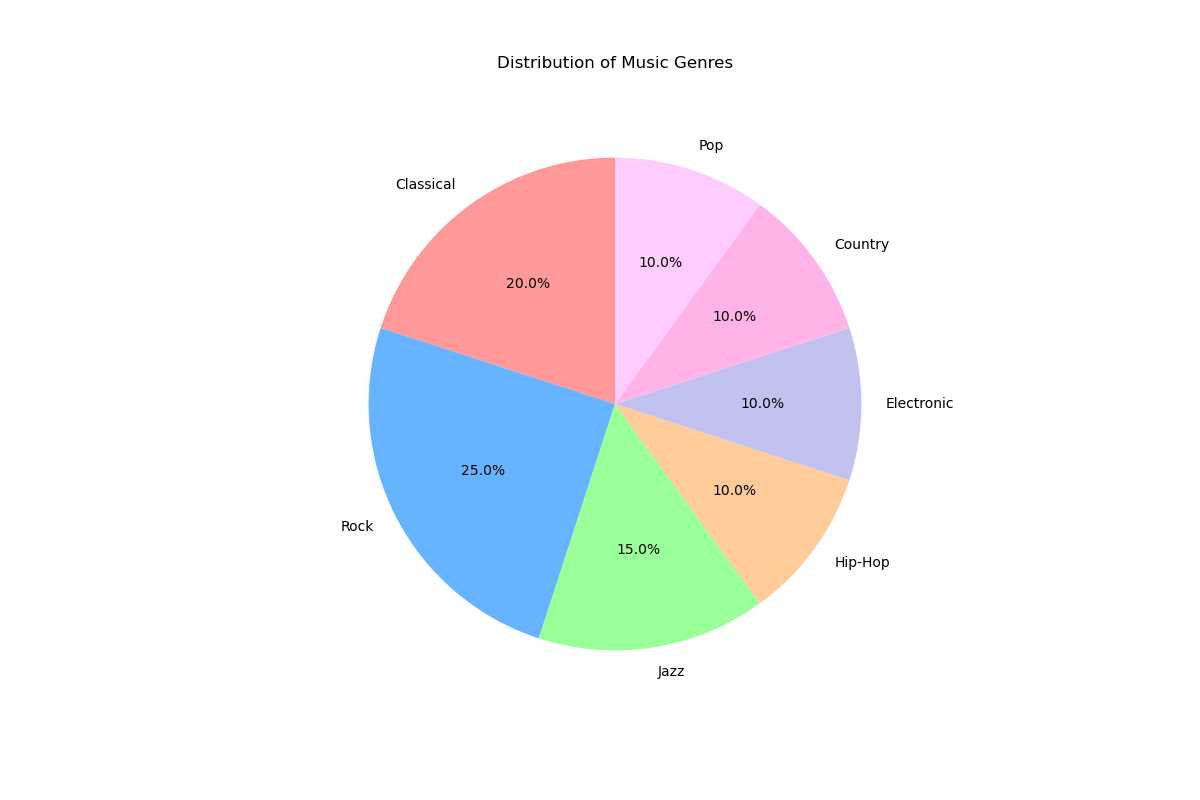

Write Python code to recreate this figure.

import matplotlib.pyplot as plt

categories = ['Classical', 'Rock', 'Jazz', 'Hip-Hop', 'Electronic', 'Country', 'Pop']
percentages = [20, 25, 15, 10, 10, 10, 10]
colors = ['#ff9999', '#66b3ff', '#99ff99', '#ffcc99', '#c2c2f0', '#ffb3e6', '#ffccff']

fig, ax = plt.subplots(figsize=(12, 8))
ax.pie(percentages, labels=categories, autopct='%1.1f%%', colors=colors, startangle=90)
ax.set_title('Distribution of Music Genres', pad=20)

plt.show()
